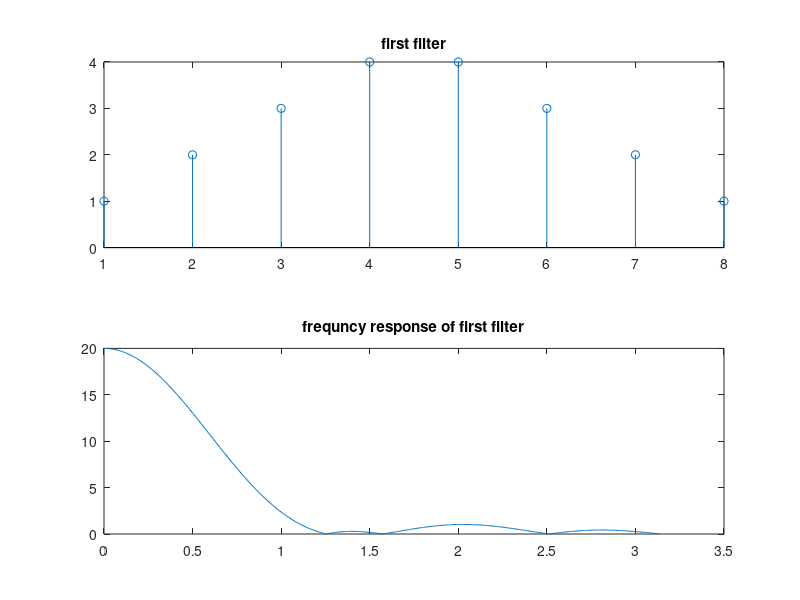
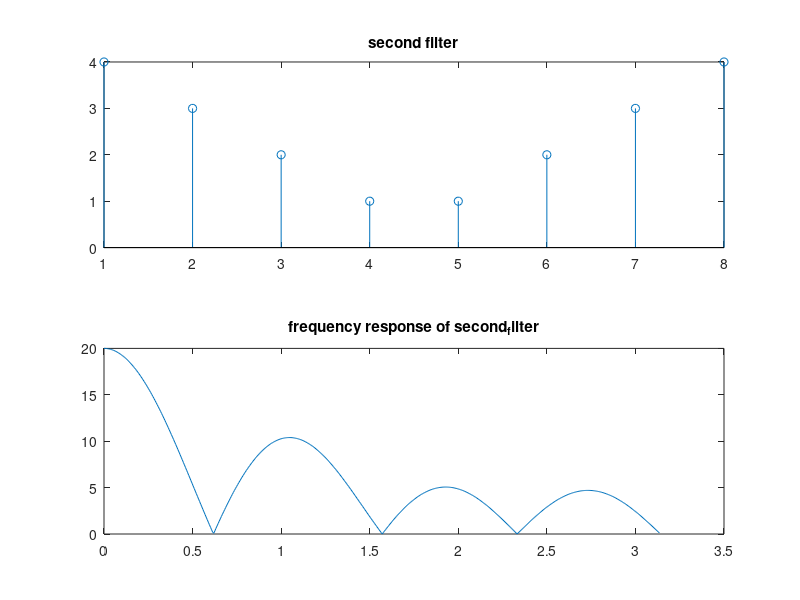

The MATLAB source for these figures, in order:

close all;
clear all;
h1 = [1:4 4:-1:1];
[h2 w2] = freqz(h1);
figure
  subplot(2,1,1)
    stem(h1)
    title("first filter")
  subplot(2,1,2)
    plot(w2,abs(h2));
    h_new= fftshift(h1);
  title("frequncy response of first filter");
print -dpng "filter_1_chara.png"
figure
  subplot(2,1,1)

    stem(h_new) % plot for the shifted version of the input
    title("second filter")
  subplot(2,1,2)
    [h3 w3] = freqz(h_new);
    plot(w2,abs(h3));
  title("frequency response of second_filter");
print -dpng "filter_2_chara.png"
